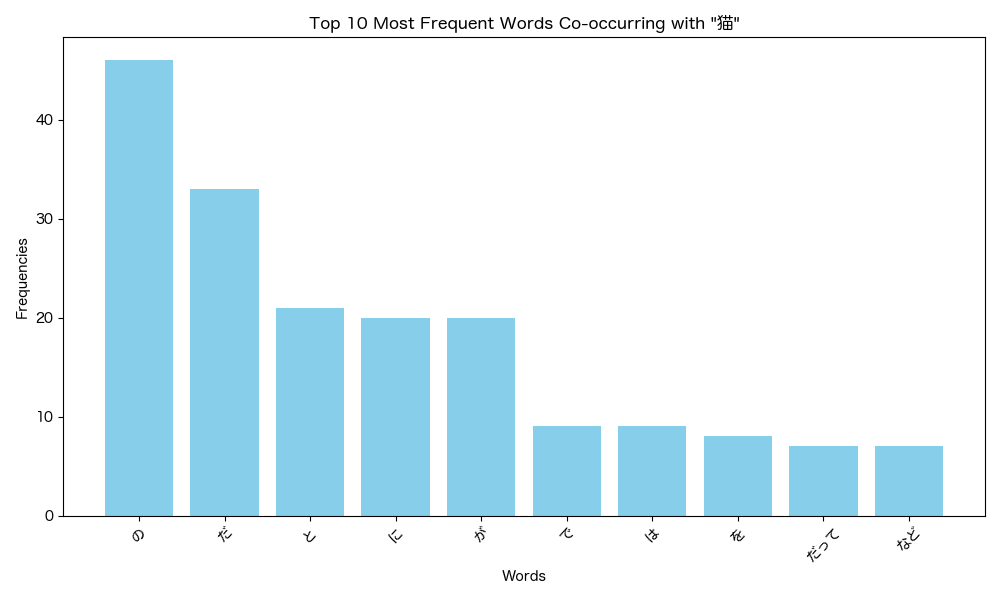

The Python source for this figure:
import importlib
import matplotlib.pyplot as plt

m30 = importlib.import_module("30")

if __name__ == '__main__':
    neko_morphemes = m30.analyze_neko()
    freq = {}
    for i in range(len(neko_morphemes)-1):
        if neko_morphemes[i]['surface'] == '猫':
            base = neko_morphemes[i+1]['base']
            if base in freq:
                freq[base] += 1
            else:
                freq[base] = 1
    bases_freq = list(freq.items())
    bases_freq.sort(key=lambda x: x[1], reverse=True)
    print('猫と共起する単語最頻 10 個:')
    for i, (base, freq) in enumerate(bases_freq[:10]):
        print(f"{i+1}: {base} ({freq}回)")

    # Set the font to a Japanese font
    # https://qiita.com/yniji/items/2f0fbe0a52e3e067c23c
    plt.rcParams['font.family'] = 'sans-serif'
    plt.rcParams['font.sans-serif'] = ['Hiragino Maru Gothic Pro', 'Yu Gothic', 'Meirio', 'Takao', 'IPAexGothic', 'IPAPGothic', 'Noto Sans CJK JP']


    # Plot the histogram
    words, frequencies = zip(*bases_freq[:10])
    plt.figure(figsize=(10, 6))
    plt.bar(words, frequencies, color='skyblue')
    plt.xlabel('Words')
    plt.ylabel('Frequencies')
    plt.title('Top 10 Most Frequent Words Co-occurring with "猫"')
    plt.xticks(rotation=45)
    plt.tight_layout()
    plt.savefig('37.png')
    plt.show()
